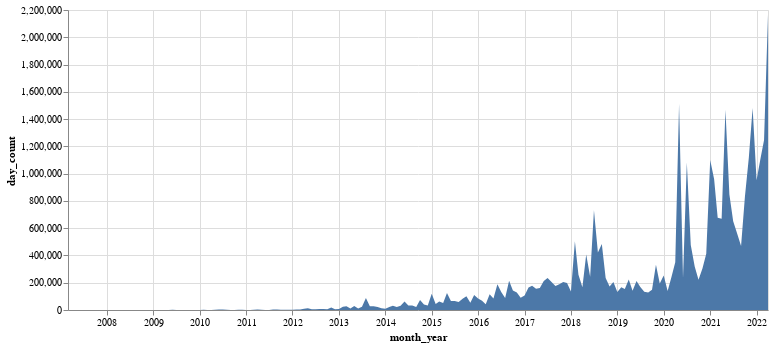

Notebook cell for this chart:
### Code cell
alt.Chart(df_all_months).mark_area().encode(
    x="month_year:T", y="day_count:Q",
).properties(width=700)

### Figure 1 — Vega-Lite specification as saved in the notebook (floating-point values rounded to 4 significant figures; data arrays with more than 128 entries replaced by an {"elided": "..."} marker saying what was removed)
{"config": {"view": {"continuousWidth": 400, "continuousHeight": 300}}, "data": {"name": "data-39e10adf179b23ee6317d65f74a25955"}, "mark": "area", "encoding": {"x": {"type": "temporal", "field": "month_year"}, "y": {"type": "quantitative", "field": "day_count"}}, "width": 700, "$schema": "https://vega.github.io/schema/vega-lite/v4.8.1.json", "datasets": {"data-39e10adf179b23ee6317d65f74a25955": {"elided": "182 records"}}}
